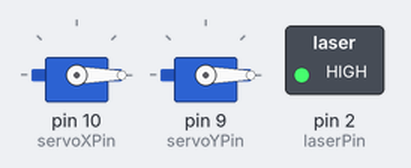
The sketch below on a simulated Arduino Uno, built with avr-gcc and run on an emulated ATmega328P. Shown: 2 × servo, switched loads named in the sketch (green lamp = pin HIGH).

Above: at 0.05 s.
At 2.05 s:
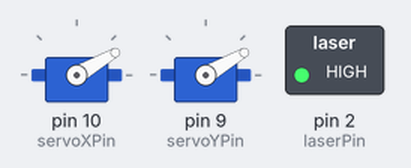
At 2.75 s:
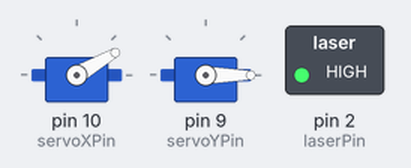
At 3.95 s:
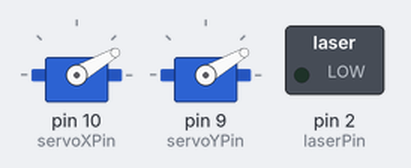
Timing chart, 0 to 5.2 s (numbered marks = the images above):
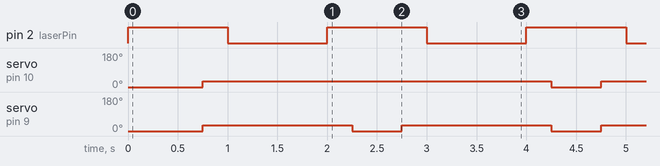

The sketch:

laserdrawing.ino
```cpp
#include <Servo.h>
#define arr_len(x) (sizeof(x)/sizeof(*x))

int servoXPin = 10; // horizontal
int servoYPin = 9;  // vertical
int laserPin = 2;
int delaylength = 15;
int longdelay = 1000;

int min = 00;
int max = 30; // increase this for bigger drawing

Servo servoy;
Servo servox;

int xangle = 0;  // servo 2 position in degrees; start left
int yangle = 0;  // servo 1 position in degrees; start top

void setup() {
  servox.attach(servoXPin);
  servoy.attach(servoYPin);
  pinMode(laserPin, OUTPUT);
  servox.write(xangle);
  servoy.write(yangle);
}

  int stroke1[] = {min,min,max,max};
  int stroke2[] = {max,min,min,max};

void loop() {
  gotopoint(stroke1[0], stroke1[1]);
  gotopoint(stroke1[2], stroke1[3]);
  delay(longdelay);
  gotopoint(max, min);
  gotopoint(max, max);
  delay(longdelay);
}

void gotopoint(int tox, int toy) {
  digitalWrite(laserPin, HIGH);
//  int steps = 2;
//  float xint = (tox - xangle) / steps;
//  float yint = (toy - yangle) / steps;
//  for(int i = 0; i < steps ; i++) {
//    xangle += xint;
//    yangle += yint;
//    servox.write(xangle);
//    servoy.write(yangle);
//    delay(longdelay / steps);
//  }
  xangle = tox;
  yangle = toy;
  delay(longdelay / 4);
  servox.write(xangle);
  servoy.write(yangle);
  delay(longdelay / 4);
  digitalWrite(laserPin, LOW);
}

void drawstroke(int strokedata[]) {
  int points = arr_len(strokedata)/2; // not sure if this works!
  for(int i = 1; i < points; i++) {
    int xpoint = strokedata[i * 2];
    int ypoint = strokedata[i * 2 + 1];
    gotopoint(xpoint, ypoint);
  }
}


// old:

//int yangle1 = max;  // servo 1 position in degrees; start top
//int xangle2 = max;  // servo 2 position in degrees; start left


//void setup() {
//  servox.attach(servoXPin);
//  servoy.attach(servoYPin);
//  pinMode(laserpin, OUTPUT);
//  servox.write(xangle);
//  servoy.write(yangle);
//}


//void loop() {
//  upstroke();
//  rightstroke();
//  downstroke();
//  leftstroke();
//  point(0, 0);
//  point(0, 10);
//  point(10, 10);
//  point(10, 0);
//  circle(5);
//}

void circle(int radius) {
  point(min, radius);
  point(min, max-radius);
  point(radius, max);
  point(max-radius, max);
  point(max, max-radius);
  point(max, radius);
  point(max-radius, min);
  point(radius, min);
}

void point(int xover, int yover) {
  digitalWrite(laserPin, LOW);
  xangle = xover;
  yangle = yover;
  servox.write(xangle);
  servoy.write(yangle);
  digitalWrite(laserPin, HIGH);
  delay(longdelay/2);
  digitalWrite(laserPin, LOW);
}

void rightstroke() {
  digitalWrite(laserPin, HIGH);
  for(xangle = max; xangle > min; xangle--) {
    servox.write(xangle);
    delay(delaylength);
  }
  digitalWrite(laserPin, LOW);
}


void leftstroke() {
  digitalWrite(laserPin, HIGH);
  for(xangle = min; xangle < max; xangle++) {
    servox.write(xangle);
    delay(delaylength);
  }
  digitalWrite(laserPin, LOW);
}

void upstroke() {
  digitalWrite(laserPin, HIGH);
  for(yangle = max; yangle > min; yangle--) {
    servoy.write(yangle);
    delay(delaylength);
  }
  digitalWrite(laserPin, LOW);
}

void downstroke() {
  digitalWrite(laserPin, HIGH);
  for(yangle = min; yangle < max; yangle++) {
    servoy.write(yangle);
    delay(delaylength);
  }
  digitalWrite(laserPin, LOW);
}
```

Measured:
- by itself, pin 2 (laserPin): alternates HIGH for 1.0 s and LOW for 1.0 s
- by itself, servo on pin 10 (servoXPin): alternates 30° for 3.5 s and 0° for 0.50 s
- by itself, servo on pin 9 (servoYPin): alternates 30° for 1.5 s and 0° for 0.50 s
